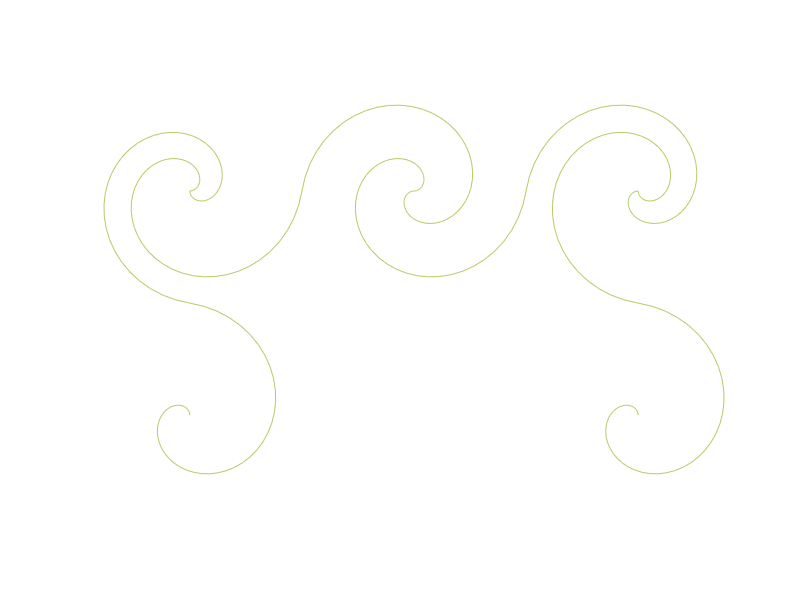

Write MATLAB code to recreate this figure.
%L system
prompt = {'Enter choice:','Iterations'};
dlg_title = 'Number';
num_lines = 1;
def = {'1','2'};
answer = inputdlg(prompt,dlg_title,num_lines,def);
choice=str2num(answer{1});
iters=str2num(answer{2});
switch(choice)
    case 1 %Levy c curve
        base='F';
        motif='-F++F-';
        phi=pi/4;
    case 2 %Koch curve
        base='F';
        motif='F+F-F-F+F';
        phi=pi/2;
    case 3 %Pentaflake   4iterations
        base='F++F++F++F++F';
        motif='F++F++F+++++F-F++F ';
        phi=36*pi/180;
    case 4
        base='F+F+F+F';
        motif='FF+F++F+F';
        phi=pi/2;  %4 iterations
    case 5
        base='F+F+F+F';
        motif='FF+F+F+F+F+F-F';
        phi=pi/2;  %4 iterations
    case 6
        base='F+F+F+F';
        motif='FF+F+F+F+FF';
        phi=pi/2;   %3 iterations
    case 7  %Pentigree
        base='F-F-F-F-F';
        motif='F-F++F+F-F-F';
        phi= 72*pi/180; %3 iterations
    case 8 %   4iterations
        base='F';
        motif='F+++F---F';
        %motif='F-FF-F-FF-F';
        phi=30*pi/180;
    case 9 %Koch curve2
        base='F';
        motif='F+F-F-F+F';
        phi=85*pi/180;
end
old_exp=base;
new_exp=[];

%expansion of string
for n=1:iters
    new_exp=[];
    len_old_exp=length(old_exp);
    for nn=1:len_old_exp
        if old_exp(nn)=='F'
            new_exp=[new_exp motif];
        else
            new_exp=[new_exp old_exp(nn)];
        end
    end
    clear('old_exp');
    old_exp=new_exp;
    clear('new_exp');
    if length(old_exp)>=50000
        disp('No more iterations');
        break;
    end
end

%spirals
phi2=linspace(0,2*pi,50);
[sx,sy]=pol2cart(phi2,phi2);
sx=(sx-2*pi)/(2*pi);
sx=[sx -fliplr(sx)]+1;
sy=[sy -fliplr(sy)]/(2*pi);
[sphi,rho]=cart2pol((sx)',(sy)');

%calculations for points of string
len_old_exp=length(old_exp);
fIndex=strfind(old_exp,'F');
xx=zeros(length(fIndex)*100,1);
yy=zeros(length(fIndex)*100,1);
xn=0;
yn=0;
xtemp=0;
ytemp=0;
theta=0;
k=1;
for n=1:len_old_exp
    switch (old_exp(n))
        case 'F'   %only draw forward
            [xn,yn]=pol2cart(sphi+theta,rho);
            xx(k:k+99,1)=xtemp+xn;
            yy(k:k+99,1)=ytemp+yn;
            xtemp=xtemp+xn(100,1);
            ytemp=ytemp+yn(100,1);
            k=k+100;
        case '-'
            theta=theta+phi; %anticlockwise
        case '+'
            theta=theta-phi; %clockwise
    end
end

choice=1;
if choice
    line(xx,yy,'color',[0.7 0.8 0.4]);
else
    cmap=makeColorMap(rand(1,3),rand(1,3),[0 0 0],500);
    x=xx(1);
    y=yy(1);
    for n=2:length(xx)
        line([x xx(n)],[y yy(n)],'color',cmap(mod(n,500)+1,:));
        x=xx(n);
        y=yy(n);
    end
    
end
axis off equal
